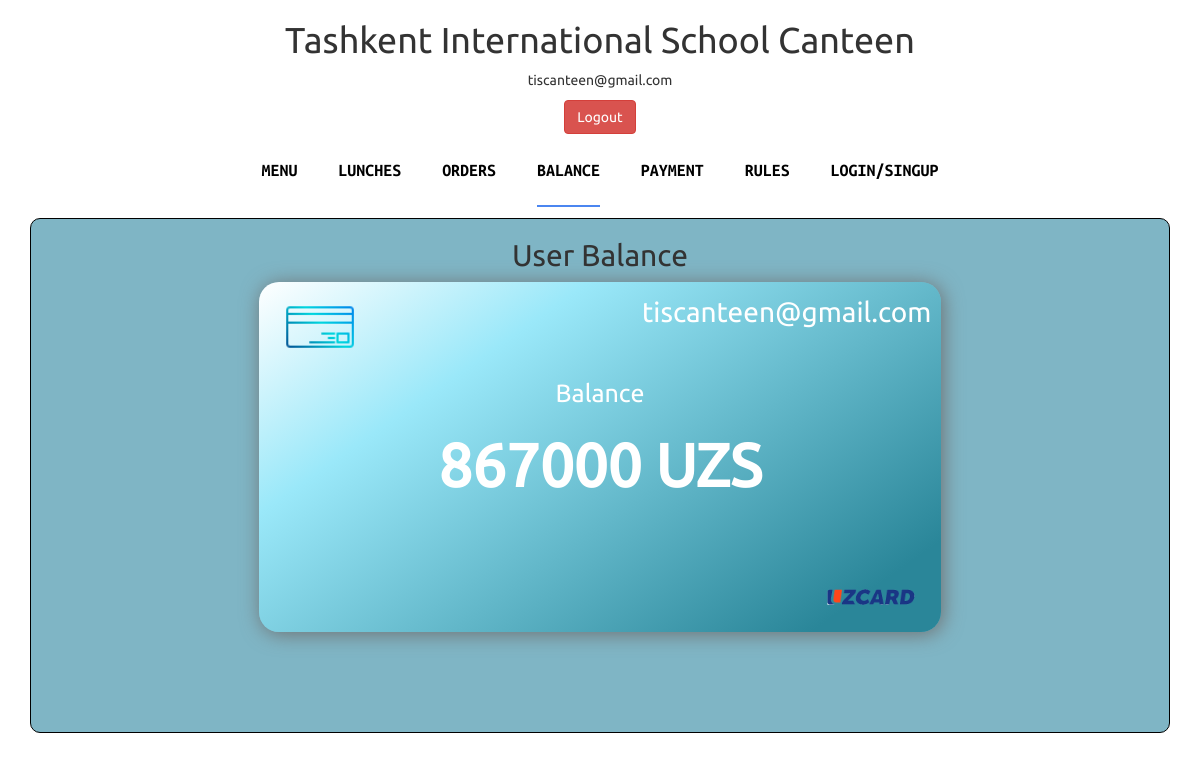
Before: /balance (signed in) with the older database file.
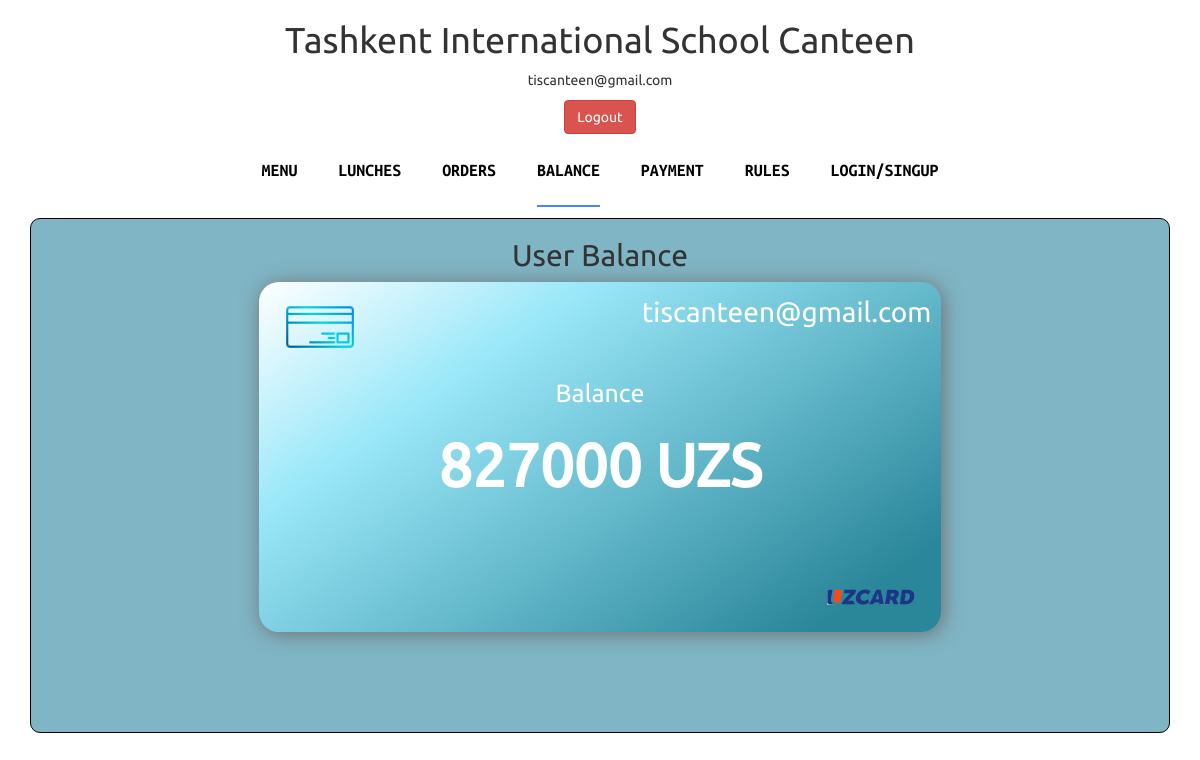
After: the same page with the newer database file.
### main/models.py (models this page shows)
class User(AbstractUser):
    username = None
    email = models.EmailField(unique=True, blank=False, null=False)
    full_name = models.CharField(max_length=255, blank=False, null=False)
    balance = models.DecimalField(max_digits=1000, default=1_000_000, blank=True, decimal_places=2)
    USERNAME_FIELD = 'email'
    REQUIRED_FIELDS = []
    objects = UserManager()

### main/views.py (the view)
@login_required
def balance(request):
    balance = request.user.balance
    return render(request, "balance.html",  {
        "balance": balance,
    })

### templates/balance.html
{% extends "main.html" %}
{% block content %}
    <h2>User Balance</h2>
    <div class="balance_container">
      <div class="balance_body">
        <div class='card'>
          <div class='top-block'>
            <div class='card-chip'>
              <img src="/static/images/icons8-credit-card-64.png" alt="" class="balance_credit-card">
            </div>
            <span class='card-name'>
                {{ request.user }}
            </span>
          </div>
          <div class="middle-block">
            <div class="balance_title">Balance</div>
            <div class='card-balance'>
               {{ request.user.balance|floatformat:0 }} UZS
            </div>
          </div>
          <div class='bottom-block'>
            <div class='card-icon'>
              <img class="uzcard" src="/static/images/uzcard1_EchoSUl4QH.png" alt="uzcard">
            </div>
          </div>
        </div>
    </div>
</div>
{% endblock %}

### templates/main.html (shortened to what this page needs)
{% load static %}
<!doctype html>
<html lang="en">
<head>
    <link rel="stylesheet" href="{% static 'css/main.css' %}">
    <link rel="stylesheet" href="{% static 'css/bootstrap.min.css' %}" />
    <link rel="stylesheet" href="{% static 'css/font-awesome.min.css' %}" />
    <link rel="stylesheet" href="{% static 'css/style.css' %}" />
</head>
<body>
    <h1>Tashkent International School Canteen</h1>
    {% if request.user.is_authenticated %}
        {{ request.user.email }}
        <br>
        <a href="{% url 'main:logout' %}">
            <button style="margin-top: 10px;" class="btn btn-danger">Logout</button>
        </a>
    {% else %}
        <a href="{% url 'main:login' %}">
            <button class="btn btn-success">Login</button>
        </a>
    {% endif %}
    <nav class="navbar">
        <div class="header_container">
                <div class="responsiveness_nav" id="bs-example-navbar-collapse-1">
                    <ul class="nav navbar-nav">
                        {% if request.path == "/" %}
                            <li class="active"><a href="{% url "main:home" %}">Menu</a></li>
                        {% else %}
                            <li><a href="{% url "main:home" %}">Menu</a></li>
                        {% endif %}
                        {% if request.path == "/lunches" %}
                            <li class="active"><a href="{% url "main:lunches" %}">Lunches</a></li>
                        {% else %}
                            <li class=""><a href="{% url "main:lunches" %}">Lunches</a></li>
                        {%  endif %}
                        {% if request.path == "/orders" %}
                            <li class="active"><a href="{% url "main:orders" %}">Orders</a></li>
                        {% else %}
                            <li><a href="{% url "main:orders" %}">Orders</a></li>
                        {% endif  %}
                        {% if request.path == "/balance" %}
                            <li class="active"><a href="{% url "main:balance" %}">Balance</a></li>
                        {% else %}
                            <li><a href="{% url "main:balance" %}">Balance</a></li>
                        {%  endif %}
                        {% if request.path == "/payment" %}
                            <li class="active"><a href="{% url "main:payment" %}">Payment</a></li>
                        {% else %}
                            <li><a href="{% url "main:payment" %}">Payment</a></li>
                        {% endif %}
                        {% if request.path == "/rules" %}
                            <li class="active"><a href="{% url "main:rules" %}" >Rules</a></li>
                        {% else %}
                            <li><a href="{% url "main:rules" %}" >Rules</a></li>
                        {% endif %}
                        {% if request.path == "/login" or request.path == "/register"%}
                            <li class="active"><a href="{% url "main:login" %}">Login/Signup</a></li>
                        {% else %}
                            <li><a href="{% url "main:login" %}">Login/Singup</a></li>
                        {% endif %}
                    </ul>
                </div>
            </div>
	</nav>
    <div class="main">
        {% block content %}
        {% endblock %}
    </div>
</body>
</html>

Changed rows visible on the page:
changed User "tiscanteen@gmail.com": user.balance "867000" → "827000"
